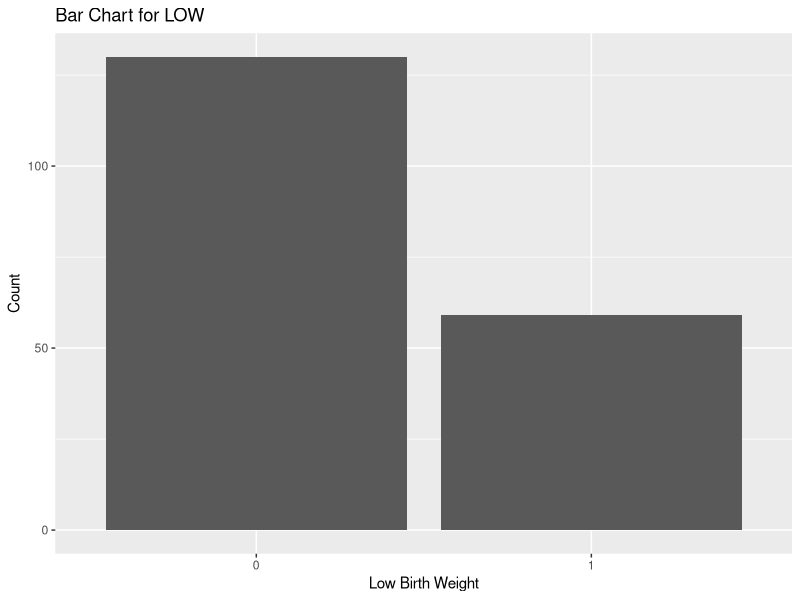
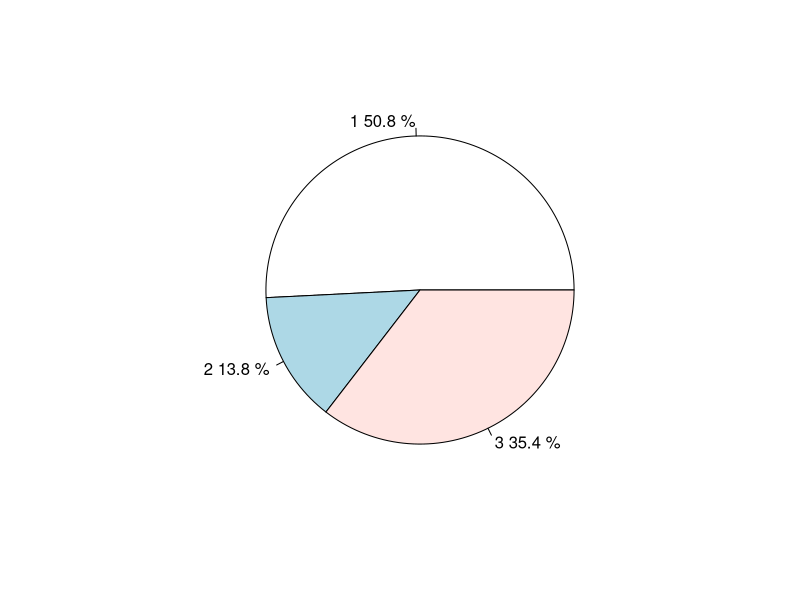
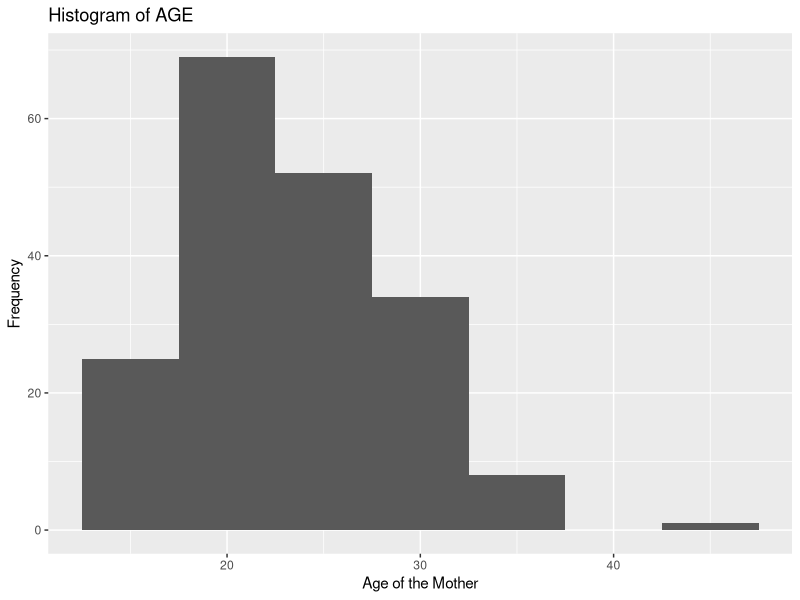
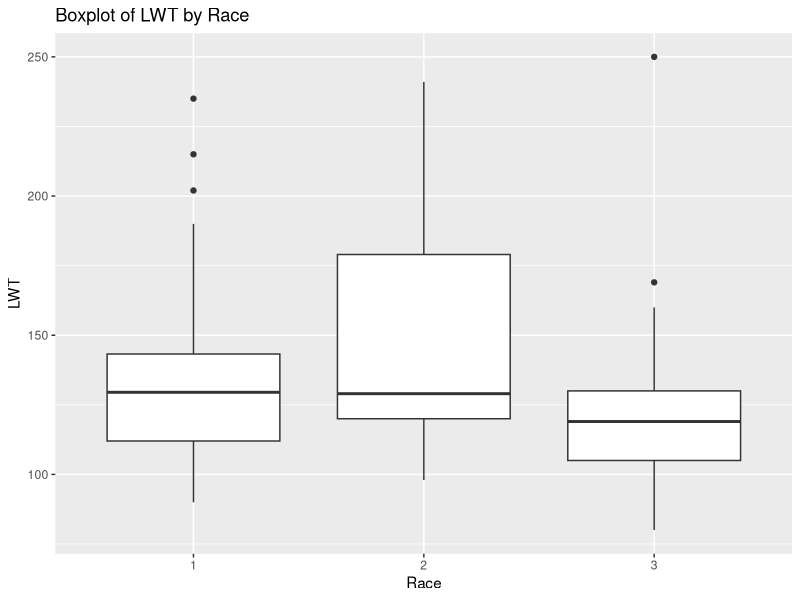
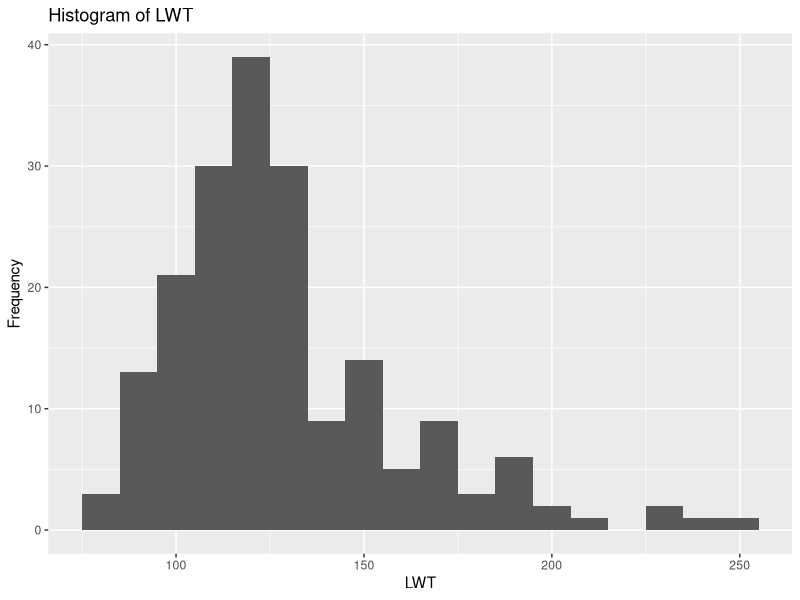

These charts were generated, in order, by the following R code:
# Load the dataset
birthweight <- read.csv("BIRTHWEIGHT.csv")

# Q1
num_individuals <- nrow(birthweight)
num_individuals

# Q2
quant_vars <- names(birthweight)[sapply(birthweight, is.numeric)]
quant_vars

# Q3
library(ggplot2)
ggplot(birthweight, aes(x = factor(LOW))) +
  geom_bar() +
  xlab("Low Birth Weight") +
  ylab("Count") +
  ggtitle("Bar Chart for LOW")

# Q4
race_count <- table(birthweight$RACE)
pie(race_count, labels = paste(names(race_count), round(100 * race_count / sum(race_count), 1), "%"))
white_percent <- race_count["1"] / sum(race_count) * 100
white_percent

# Q5
stem(birthweight$AGE)

# Q6
oldest_mother <- max(birthweight$AGE)
oldest_mother

# Q8
ggplot(birthweight, aes(x = AGE)) +
  geom_histogram(binwidth = 5) +
  ggtitle("Histogram of AGE") +
  xlab("Age of the Mother") +
  ylab("Frequency")

# Q12
ggplot(birthweight, aes(x = factor(RACE), y = LWT)) +
  geom_boxplot() +
  xlab("Race") +
  ylab("LWT") +
  ggtitle("Boxplot of LWT by Race")

# Q13 
mean_lwt <- mean(birthweight$LWT, na.rm = TRUE)
median_lwt <- median(birthweight$LWT, na.rm = TRUE)
mean_lwt
median_lwt

# Histogram
ggplot(birthweight, aes(x = LWT)) +
  geom_histogram(binwidth = 10) +
  ggtitle("Histogram of LWT") +
  xlab("LWT") +
  ylab("Frequency")

